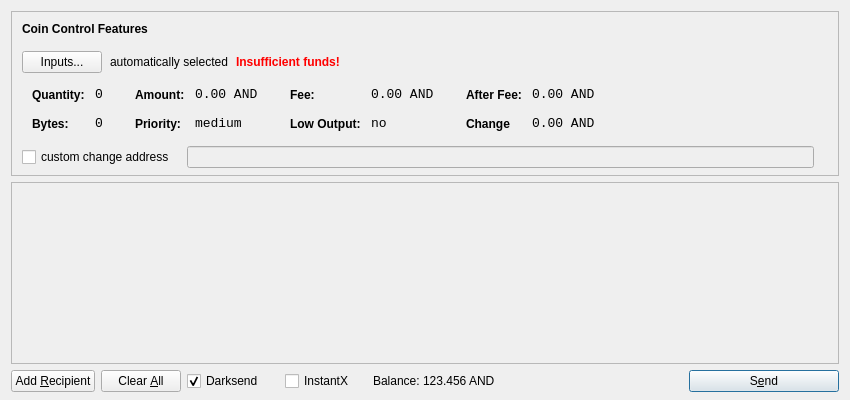
<?xml version="1.0" encoding="UTF-8"?>
<ui version="4.0">
 <class>SendCoinsDialog</class>
 <widget class="QDialog" name="SendCoinsDialog">
  <property name="geometry">
   <rect>
    <x>0</x>
    <y>0</y>
    <width>850</width>
    <height>400</height>
   </rect>
  </property>
  <property name="windowTitle">
   <string>Send Coins</string>
  </property>
  <layout class="QVBoxLayout" name="verticalLayout" stretch="0,1,0">
   <property name="bottomMargin">
    <number>8</number>
   </property>
   <item>
    <widget class="QFrame" name="frameCoinControl">
     <property name="sizePolicy">
      <sizepolicy hsizetype="Expanding" vsizetype="Expanding">
       <horstretch>0</horstretch>
       <verstretch>0</verstretch>
      </sizepolicy>
     </property>
     <property name="maximumSize">
      <size>
       <width>16777215</width>
       <height>16777215</height>
      </size>
     </property>
     <property name="frameShape">
      <enum>QFrame::StyledPanel</enum>
     </property>
     <property name="frameShadow">
      <enum>QFrame::Sunken</enum>
     </property>
     <layout class="QVBoxLayout" name="verticalLayoutCoinControl2">
      <property name="spacing">
       <number>-1</number>
      </property>
      <property name="leftMargin">
       <number>0</number>
      </property>
      <property name="topMargin">
       <number>0</number>
      </property>
      <property name="rightMargin">
       <number>0</number>
      </property>
      <property name="bottomMargin">
       <number>6</number>
      </property>
      <item>
       <layout class="QVBoxLayout" name="verticalLayoutCoinControl" stretch="0,0,0,0,1">
        <property name="spacing">
         <number>0</number>
        </property>
        <property name="leftMargin">
         <number>10</number>
        </property>
        <property name="topMargin">
         <number>10</number>
        </property>
        <item>
         <layout class="QHBoxLayout" name="horizontalLayoutCoinControl1">
          <property name="bottomMargin">
           <number>15</number>
          </property>
          <item>
           <widget class="QLabel" name="labelCoinControlFeatures">
            <property name="sizePolicy">
             <sizepolicy hsizetype="Preferred" vsizetype="Maximum">
              <horstretch>0</horstretch>
              <verstretch>0</verstretch>
             </sizepolicy>
            </property>
            <property name="font">
             <font>
              <weight>75</weight>
              <bold>true</bold>
             </font>
            </property>
            <property name="styleSheet">
             <string notr="true">font-weight:bold;</string>
            </property>
            <property name="text">
             <string>Coin Control Features</string>
            </property>
           </widget>
          </item>
         </layout>
        </item>
        <item>
         <layout class="QHBoxLayout" name="horizontalLayoutCoinControl2" stretch="0,0,0,0">
          <property name="spacing">
           <number>8</number>
          </property>
          <property name="bottomMargin">
           <number>10</number>
          </property>
          <item>
           <widget class="QPushButton" name="pushButtonCoinControl">
            <property name="styleSheet">
             <string notr="true"/>
            </property>
            <property name="text">
             <string>Inputs...</string>
            </property>
           </widget>
          </item>
          <item>
           <widget class="QLabel" name="labelCoinControlAutomaticallySelected">
            <property name="text">
             <string>automatically selected</string>
            </property>
            <property name="margin">
             <number>5</number>
            </property>
           </widget>
          </item>
          <item>
           <widget class="QLabel" name="labelCoinControlInsuffFunds">
            <property name="font">
             <font>
              <weight>75</weight>
              <bold>true</bold>
             </font>
            </property>
            <property name="styleSheet">
             <string notr="true">color:red;font-weight:bold;</string>
            </property>
            <property name="text">
             <string>Insufficient funds!</string>
            </property>
            <property name="margin">
             <number>5</number>
            </property>
           </widget>
          </item>
          <item>
           <spacer name="horizontalSpacerCoinControl">
            <property name="orientation">
             <enum>Qt::Horizontal</enum>
            </property>
            <property name="sizeHint" stdset="0">
             <size>
              <width>40</width>
              <height>1</height>
             </size>
            </property>
           </spacer>
          </item>
         </layout>
        </item>
        <item>
         <widget class="QWidget" name="widgetCoinControl" native="true">
          <property name="sizePolicy">
           <sizepolicy hsizetype="Preferred" vsizetype="Preferred">
            <horstretch>0</horstretch>
            <verstretch>0</verstretch>
           </sizepolicy>
          </property>
          <property name="minimumSize">
           <size>
            <width>0</width>
            <height>0</height>
           </size>
          </property>
          <property name="styleSheet">
           <string notr="true"/>
          </property>
          <layout class="QHBoxLayout" name="horizontalLayoutCoinControl5">
           <property name="margin">
            <number>0</number>
           </property>
           <item>
            <layout class="QHBoxLayout" name="horizontalLayoutCoinControl3" stretch="0,0,0,1">
             <property name="spacing">
              <number>20</number>
             </property>
             <property name="topMargin">
              <number>0</number>
             </property>
             <property name="bottomMargin">
              <number>10</number>
             </property>
             <item>
              <layout class="QFormLayout" name="formLayoutCoinControl1">
               <property name="horizontalSpacing">
                <number>10</number>
               </property>
               <property name="verticalSpacing">
                <number>14</number>
               </property>
               <property name="leftMargin">
                <number>10</number>
               </property>
               <property name="topMargin">
                <number>4</number>
               </property>
               <property name="rightMargin">
                <number>6</number>
               </property>
               <item row="0" column="0">
                <widget class="QLabel" name="labelCoinControlQuantityText">
                 <property name="styleSheet">
                  <string notr="true">font-weight:bold;</string>
                 </property>
                 <property name="text">
                  <string>Quantity:</string>
                 </property>
                 <property name="margin">
                  <number>0</number>
                 </property>
                </widget>
               </item>
               <item row="0" column="1">
                <widget class="QLabel" name="labelCoinControlQuantity">
                 <property name="font">
                  <font>
                   <family>Monospace</family>
                   <pointsize>10</pointsize>
                  </font>
                 </property>
                 <property name="cursor">
                  <cursorShape>IBeamCursor</cursorShape>
                 </property>
                 <property name="contextMenuPolicy">
                  <enum>Qt::ActionsContextMenu</enum>
                 </property>
                 <property name="text">
                  <string>0</string>
                 </property>
                 <property name="margin">
                  <number>0</number>
                 </property>
                 <property name="textInteractionFlags">
                  <set>Qt::LinksAccessibleByMouse|Qt::TextSelectableByKeyboard|Qt::TextSelectableByMouse</set>
                 </property>
                </widget>
               </item>
               <item row="1" column="0">
                <widget class="QLabel" name="labelCoinControlBytesText">
                 <property name="styleSheet">
                  <string notr="true">font-weight:bold;</string>
                 </property>
                 <property name="text">
                  <string>Bytes:</string>
                 </property>
                </widget>
               </item>
               <item row="1" column="1">
                <widget class="QLabel" name="labelCoinControlBytes">
                 <property name="font">
                  <font>
                   <family>Monospace</family>
                   <pointsize>10</pointsize>
                  </font>
                 </property>
                 <property name="cursor">
                  <cursorShape>IBeamCursor</cursorShape>
                 </property>
                 <property name="contextMenuPolicy">
                  <enum>Qt::ActionsContextMenu</enum>
                 </property>
                 <property name="text">
                  <string>0</string>
                 </property>
                 <property name="textInteractionFlags">
                  <set>Qt::LinksAccessibleByMouse|Qt::TextSelectableByKeyboard|Qt::TextSelectableByMouse</set>
                 </property>
                </widget>
               </item>
              </layout>
             </item>
             <item>
              <layout class="QFormLayout" name="formLayoutCoinControl2">
               <property name="horizontalSpacing">
                <number>10</number>
               </property>
               <property name="verticalSpacing">
                <number>14</number>
               </property>
               <property name="leftMargin">
                <number>6</number>
               </property>
               <property name="topMargin">
                <number>4</number>
               </property>
               <property name="rightMargin">
                <number>6</number>
               </property>
               <item row="0" column="0">
                <widget class="QLabel" name="labelCoinControlAmountText">
                 <property name="styleSheet">
                  <string notr="true">font-weight:bold;</string>
                 </property>
                 <property name="text">
                  <string>Amount:</string>
                 </property>
                 <property name="margin">
                  <number>0</number>
                 </property>
                </widget>
               </item>
               <item row="0" column="1">
                <widget class="QLabel" name="labelCoinControlAmount">
                 <property name="font">
                  <font>
                   <family>Monospace</family>
                   <pointsize>10</pointsize>
                  </font>
                 </property>
                 <property name="cursor">
                  <cursorShape>IBeamCursor</cursorShape>
                 </property>
                 <property name="contextMenuPolicy">
                  <enum>Qt::ActionsContextMenu</enum>
                 </property>
                 <property name="text">
                  <string>0.00 AND</string>
                 </property>
                 <property name="textInteractionFlags">
                  <set>Qt::LinksAccessibleByMouse|Qt::TextSelectableByKeyboard|Qt::TextSelectableByMouse</set>
                 </property>
                </widget>
               </item>
               <item row="1" column="0">
                <widget class="QLabel" name="labelCoinControlPriorityText">
                 <property name="styleSheet">
                  <string notr="true">font-weight:bold;</string>
                 </property>
                 <property name="text">
                  <string>Priority:</string>
                 </property>
                </widget>
               </item>
               <item row="1" column="1">
                <widget class="QLabel" name="labelCoinControlPriority">
                 <property name="font">
                  <font>
                   <family>Monospace</family>
                   <pointsize>10</pointsize>
                  </font>
                 </property>
                 <property name="cursor">
                  <cursorShape>IBeamCursor</cursorShape>
                 </property>
                 <property name="contextMenuPolicy">
                  <enum>Qt::ActionsContextMenu</enum>
                 </property>
                 <property name="text">
                  <string>medium</string>
                 </property>
                 <property name="textInteractionFlags">
                  <set>Qt::LinksAccessibleByMouse|Qt::TextSelectableByKeyboard|Qt::TextSelectableByMouse</set>
                 </property>
                </widget>
               </item>
              </layout>
             </item>
             <item>
              <layout class="QFormLayout" name="formLayoutCoinControl3">
               <property name="horizontalSpacing">
                <number>10</number>
               </property>
               <property name="verticalSpacing">
                <number>14</number>
               </property>
               <property name="leftMargin">
                <number>6</number>
               </property>
               <property name="topMargin">
                <number>4</number>
               </property>
               <property name="rightMargin">
                <number>6</number>
               </property>
               <item row="0" column="0">
                <widget class="QLabel" name="labelCoinControlFeeText">
                 <property name="styleSheet">
                  <string notr="true">font-weight:bold;</string>
                 </property>
                 <property name="text">
                  <string>Fee:</string>
                 </property>
                 <property name="margin">
                  <number>0</number>
                 </property>
                </widget>
               </item>
               <item row="0" column="1">
                <widget class="QLabel" name="labelCoinControlFee">
                 <property name="font">
                  <font>
                   <family>Monospace</family>
                   <pointsize>10</pointsize>
                  </font>
                 </property>
                 <property name="cursor">
                  <cursorShape>IBeamCursor</cursorShape>
                 </property>
                 <property name="contextMenuPolicy">
                  <enum>Qt::ActionsContextMenu</enum>
                 </property>
                 <property name="text">
                  <string>0.00 AND</string>
                 </property>
                 <property name="textInteractionFlags">
                  <set>Qt::LinksAccessibleByMouse|Qt::TextSelectableByKeyboard|Qt::TextSelectableByMouse</set>
                 </property>
                </widget>
               </item>
               <item row="1" column="0">
                <widget class="QLabel" name="labelCoinControlLowOutputText">
                 <property name="styleSheet">
                  <string notr="true">font-weight:bold;</string>
                 </property>
                 <property name="text">
                  <string>Low Output:</string>
                 </property>
                </widget>
               </item>
               <item row="1" column="1">
                <widget class="QLabel" name="labelCoinControlLowOutput">
                 <property name="font">
                  <font>
                   <family>Monospace</family>
                   <pointsize>10</pointsize>
                  </font>
                 </property>
                 <property name="cursor">
                  <cursorShape>IBeamCursor</cursorShape>
                 </property>
                 <property name="contextMenuPolicy">
                  <enum>Qt::ActionsContextMenu</enum>
                 </property>
                 <property name="text">
                  <string>no</string>
                 </property>
                 <property name="textInteractionFlags">
                  <set>Qt::LinksAccessibleByMouse|Qt::TextSelectableByKeyboard|Qt::TextSelectableByMouse</set>
                 </property>
                </widget>
               </item>
              </layout>
             </item>
             <item>
              <layout class="QFormLayout" name="formLayoutCoinControl4">
               <property name="horizontalSpacing">
                <number>10</number>
               </property>
               <property name="verticalSpacing">
                <number>14</number>
               </property>
               <property name="leftMargin">
                <number>6</number>
               </property>
               <property name="topMargin">
                <number>4</number>
               </property>
               <property name="rightMargin">
                <number>6</number>
               </property>
               <item row="0" column="0">
                <widget class="QLabel" name="labelCoinControlAfterFeeText">
                 <property name="styleSheet">
                  <string notr="true">font-weight:bold;</string>
                 </property>
                 <property name="text">
                  <string>After Fee:</string>
                 </property>
                 <property name="margin">
                  <number>0</number>
                 </property>
                </widget>
               </item>
               <item row="0" column="1">
                <widget class="QLabel" name="labelCoinControlAfterFee">
                 <property name="font">
                  <font>
                   <family>Monospace</family>
                   <pointsize>10</pointsize>
                  </font>
                 </property>
                 <property name="cursor">
                  <cursorShape>IBeamCursor</cursorShape>
                 </property>
                 <property name="contextMenuPolicy">
                  <enum>Qt::ActionsContextMenu</enum>
                 </property>
                 <property name="text">
                  <string>0.00 AND</string>
                 </property>
                 <property name="textInteractionFlags">
                  <set>Qt::LinksAccessibleByMouse|Qt::TextSelectableByKeyboard|Qt::TextSelectableByMouse</set>
                 </property>
                </widget>
               </item>
               <item row="1" column="0">
                <widget class="QLabel" name="labelCoinControlChangeText">
                 <property name="styleSheet">
                  <string notr="true">font-weight:bold;</string>
                 </property>
                 <property name="text">
                  <string>Change</string>
                 </property>
                </widget>
               </item>
               <item row="1" column="1">
                <widget class="QLabel" name="labelCoinControlChange">
                 <property name="font">
                  <font>
                   <family>Monospace</family>
                   <pointsize>10</pointsize>
                  </font>
                 </property>
                 <property name="cursor">
                  <cursorShape>IBeamCursor</cursorShape>
                 </property>
                 <property name="contextMenuPolicy">
                  <enum>Qt::ActionsContextMenu</enum>
                 </property>
                 <property name="text">
                  <string>0.00 AND</string>
                 </property>
                 <property name="textInteractionFlags">
                  <set>Qt::LinksAccessibleByMouse|Qt::TextSelectableByKeyboard|Qt::TextSelectableByMouse</set>
                 </property>
                </widget>
               </item>
              </layout>
             </item>
            </layout>
           </item>
          </layout>
         </widget>
        </item>
        <item>
         <layout class="QHBoxLayout" name="horizontalLayoutCoinControl4" stretch="0,0,0">
          <property name="spacing">
           <number>12</number>
          </property>
          <property name="sizeConstraint">
           <enum>QLayout::SetDefaultConstraint</enum>
          </property>
          <property name="topMargin">
           <number>5</number>
          </property>
          <property name="rightMargin">
           <number>5</number>
          </property>
          <item>
           <widget class="QCheckBox" name="checkBoxCoinControlChange">
            <property name="text">
             <string>custom change address</string>
            </property>
           </widget>
          </item>
          <item>
           <widget class="QLineEdit" name="lineEditCoinControlChange">
            <property name="enabled">
             <bool>false</bool>
            </property>
            <property name="sizePolicy">
             <sizepolicy hsizetype="Expanding" vsizetype="Fixed">
              <horstretch>0</horstretch>
              <verstretch>0</verstretch>
             </sizepolicy>
            </property>
           </widget>
          </item>
          <item>
           <widget class="QLabel" name="labelCoinControlChangeLabel">
            <property name="sizePolicy">
             <sizepolicy hsizetype="Preferred" vsizetype="Expanding">
              <horstretch>0</horstretch>
              <verstretch>0</verstretch>
             </sizepolicy>
            </property>
            <property name="minimumSize">
             <size>
              <width>0</width>
              <height>0</height>
             </size>
            </property>
            <property name="text">
             <string/>
            </property>
            <property name="margin">
             <number>3</number>
            </property>
           </widget>
          </item>
         </layout>
        </item>
        <item>
         <spacer name="verticalSpacerCoinControl">
          <property name="orientation">
           <enum>Qt::Vertical</enum>
          </property>
          <property name="sizeHint" stdset="0">
           <size>
            <width>800</width>
            <height>1</height>
           </size>
          </property>
         </spacer>
        </item>
       </layout>
      </item>
     </layout>
    </widget>
   </item>
   <item>
    <widget class="QScrollArea" name="scrollArea">
     <property name="widgetResizable">
      <bool>true</bool>
     </property>
     <widget class="QWidget" name="scrollAreaWidgetContents">
      <property name="geometry">
       <rect>
        <x>0</x>
        <y>0</y>
        <width>830</width>
        <height>165</height>
       </rect>
      </property>
      <layout class="QVBoxLayout" name="verticalLayout_2">
       <property name="margin">
        <number>0</number>
       </property>
       <item>
        <layout class="QVBoxLayout" name="entries">
         <property name="spacing">
          <number>6</number>
         </property>
        </layout>
       </item>
       <item>
        <spacer name="verticalSpacer">
         <property name="orientation">
          <enum>Qt::Vertical</enum>
         </property>
         <property name="sizeHint" stdset="0">
          <size>
           <width>20</width>
           <height>40</height>
          </size>
         </property>
        </spacer>
       </item>
      </layout>
     </widget>
    </widget>
   </item>
   <item>
    <layout class="QHBoxLayout" name="horizontalLayout">
     <item>
      <widget class="QPushButton" name="addButton">
       <property name="toolTip">
        <string>Send to multiple recipients at once</string>
       </property>
       <property name="text">
        <string>Add &amp;Recipient</string>
       </property>
       <property name="autoDefault">
        <bool>false</bool>
       </property>
      </widget>
     </item>
     <item>
      <widget class="QPushButton" name="clearButton">
       <property name="sizePolicy">
        <sizepolicy hsizetype="Minimum" vsizetype="Fixed">
         <horstretch>0</horstretch>
         <verstretch>0</verstretch>
        </sizepolicy>
       </property>
       <property name="toolTip">
        <string>Remove all transaction fields</string>
       </property>
       <property name="text">
        <string>Clear &amp;All</string>
       </property>
       <property name="autoRepeatDelay">
        <number>300</number>
       </property>
       <property name="autoDefault">
        <bool>false</bool>
       </property>
      </widget>
     </item>
     <item>
      <layout class="QHBoxLayout" name="horizontalLayout_2">
       <property name="spacing">
        <number>3</number>
       </property>
        <item>
        <widget class="QCheckBox" name="checkUseDarksend">
         <property name="minimumSize">
          <size>
           <width>95</width>
           <height>0</height>
          </size>
         </property>
         <property name="text">
          <string>Darksend</string>
         </property>
         <property name="checked">
          <bool>true</bool>
         </property>
        </widget>
       </item>
       <item>
        <widget class="QCheckBox" name="checkInstantX">
         <property name="enabled">
          <bool>true</bool>
         </property>
         <property name="minimumSize">
          <size>
           <width>85</width>
           <height>0</height>
          </size>
         </property>
         <property name="text">
          <string>InstantX</string>
         </property>
        </widget>
       </item>
       <item>
        <widget class="QLabel" name="label">
         <property name="sizePolicy">
          <sizepolicy hsizetype="Preferred" vsizetype="Fixed">
           <horstretch>0</horstretch>
           <verstretch>0</verstretch>
          </sizepolicy>
         </property>
         <property name="text">
          <string>Balance:</string>
         </property>
        </widget>
       </item>
       <item>
        <widget class="QLabel" name="labelBalance">
         <property name="sizePolicy">
          <sizepolicy hsizetype="Preferred" vsizetype="Fixed">
           <horstretch>0</horstretch>
           <verstretch>0</verstretch>
          </sizepolicy>
         </property>
         <property name="cursor">
          <cursorShape>IBeamCursor</cursorShape>
         </property>
         <property name="text">
          <string>123.456 AND</string>
         </property>
         <property name="textInteractionFlags">
          <set>Qt::LinksAccessibleByMouse|Qt::TextSelectableByKeyboard|Qt::TextSelectableByMouse</set>
         </property>
        </widget>
       </item>
      </layout>
     </item>
     <item>
      <spacer name="horizontalSpacer">
       <property name="orientation">
        <enum>Qt::Horizontal</enum>
       </property>
       <property name="sizeHint" stdset="0">
        <size>
         <width>40</width>
         <height>20</height>
        </size>
       </property>
      </spacer>
     </item>
     <item>
      <widget class="QPushButton" name="sendButton">
       <property name="minimumSize">
        <size>
         <width>150</width>
         <height>0</height>
        </size>
       </property>
       <property name="toolTip">
        <string>Confirm the send action</string>
       </property>
       <property name="text">
        <string>S&amp;end</string>
       </property>
       <property name="icon">
        <iconset resource="../bitcoin.qrc">
         <normaloff>:/icons/send</normaloff>:/icons/send</iconset>
       </property>
       <property name="default">
        <bool>true</bool>
       </property>
      </widget>
     </item>
    </layout>
   </item>
  </layout>
 </widget>
 <resources>
  <include location="../bitcoin.qrc"/>
 </resources>
 <connections/>
</ui>
